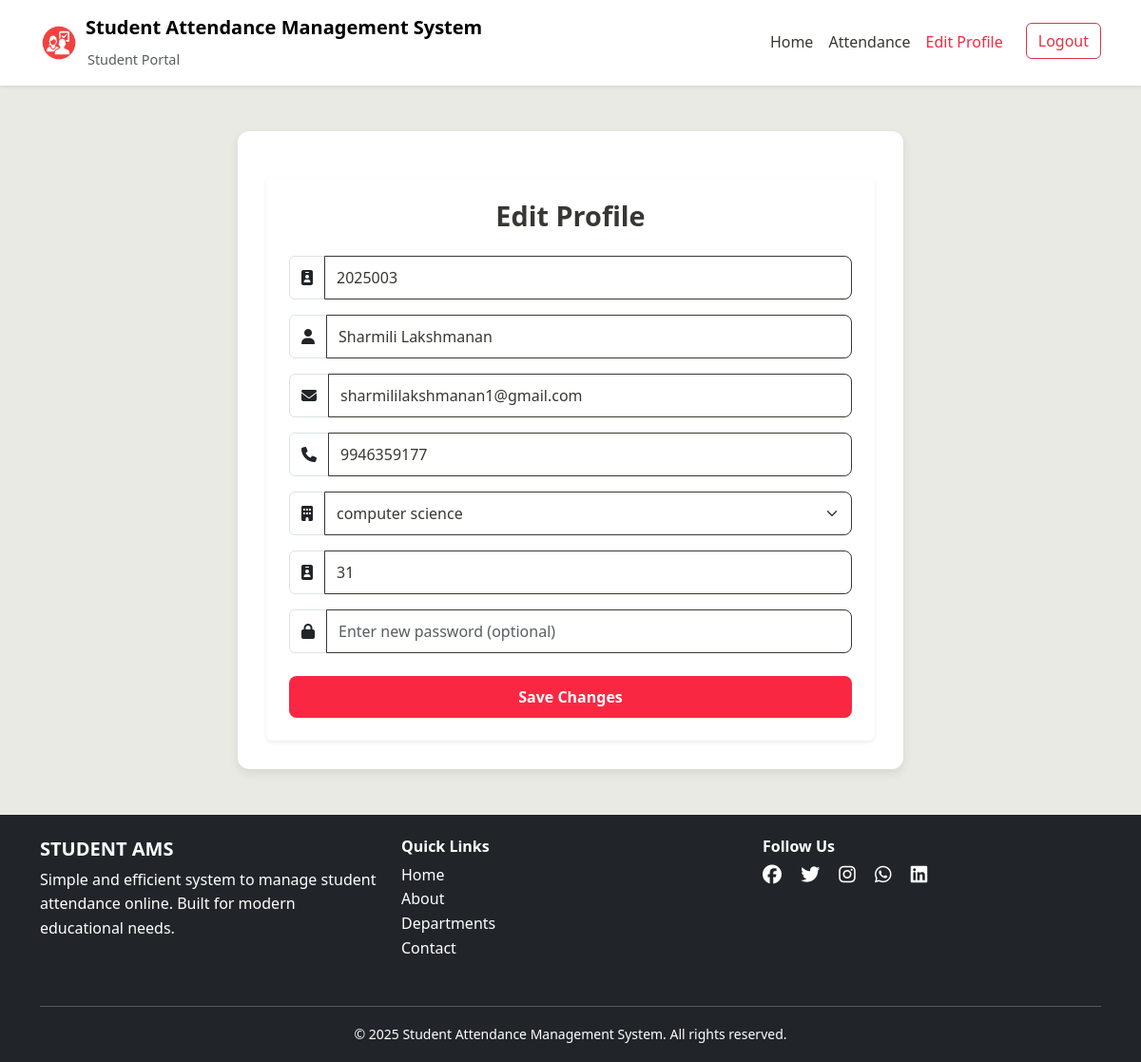
The page /student/studentEditProfile/ (signed in) on the database its author committed.
### core/models.py (models this page shows, shortened)
class StudentProfile(models.Model):
    user = models.OneToOneField(settings.AUTH_USER_MODEL, on_delete=models.CASCADE)
    admn_no = models.CharField(max_length=20, primary_key=True, unique=True)
    full_name = models.CharField(max_length=150, null=True, blank=True)
    roll_no = models.CharField(max_length=50, unique=True, blank=True,null=True)
    phone = models.CharField(max_length=15)
    department = models.CharField(max_length=100)

class User(AbstractUser):
    ROLE_CHOICES = (
        ('admin', 'Admin'),
        ('faculty', 'Faculty'),
        ('student', 'Student'),
    )
    role = models.CharField(max_length=10, choices=ROLE_CHOICES)
    full_name = models.CharField(max_length=150, null=True, blank=True)

### student/views.py (the view)
    @login_required
    def wrapper(request, *args, **kwargs):
        if hasattr(request.user, 'role') and request.user.role == 'student':
            return view_func(request, *args, **kwargs)
        else:
            return HttpResponseForbidden("You are not authorized to view this page.")

### student/views.py (called while the page is built, shortened)
def student_required(view_func):
    @login_required
    def wrapper(request, *args, **kwargs):
        if hasattr(request.user, 'role') and request.user.role == 'student':
            return view_func(request, *args, **kwargs)
        else:
            return HttpResponseForbidden("You are not authorized to view this page.")
    return wrapper

@never_cache
@student_required
def studentEditProfile(request):
    user = request.user
    try:
        student_profile = StudentProfile.objects.get(user=user)
    except StudentProfile.DoesNotExist:
        messages.error(request, "Student profile not found.")
        return redirect('studentHome')
    return render(request, 'Student_AMS/studentEditProfile.html', {
        'student_profile': student_profile,
        'user': user
    })

### templates/Student_AMS/studentEditProfile.html (shortened to what this page needs)
{% extends './studentBase.html' %}
{% load static %}
{% block content %}
<main class="container flex-grow-1 pt-5 student-editprofile-content" style="margin-top:-50px; max-width: 700px;">
  <div class="card shadow-sm p-4 border-0">
    <h2 class="text-center mb-4 student-editprofile-heading">Edit Profile</h2>
    <form id="editProfileForm" class="student-editprofile-form" method="POST">
      <div class="mb-3 input-group">
        <span class="input-group-text bg-white"><i class="fa fa-id-badge"></i></span>
        <input type="text" class="form-control" id="admn_no" name="admn_no" value="{{ student_profile.admn_no }}" readonly />
      </div>
      <div class="mb-3 input-group">
        <span class="input-group-text bg-white"><i class="fa fa-user"></i></span>
        <input type="text" class="form-control" id="fullName" name="fullName" value="{{ student_profile.full_name }}" required />
      </div>
      <div class="mb-3 input-group">
        <span class="input-group-text bg-white"><i class="fa fa-envelope"></i></span>
        <input type="email" class="form-control" id="email" name="email" value="{{ user.email }}" required />
      </div>
      <div class="mb-3 input-group">
        <span class="input-group-text bg-white"><i class="fa fa-phone"></i></span>
        <input type="tel" class="form-control" id="phone" name="phone" value="{{ student_profile.phone }}" required />
      </div>
      <div class="mb-3 input-group">
        <span class="input-group-text bg-white"><i class="fa fa-building"></i></span>
        <select class="form-select" id="department" name="department" disabled>
          <option value="{{ student_profile.department }}" selected>{{ student_profile.department }}</option>
        </select>
      </div>
      <div class="mb-3 input-group">
        <span class="input-group-text bg-white"><i class="fa fa-id-badge"></i></span>
        <input type="text" class="form-control" id="rollNumber" name="rollNumber" value="{{ student_profile.roll_no }}" readonly />
      </div>
      <div class="mb-4 input-group">
        <span class="input-group-text bg-white"><i class="fa fa-lock"></i></span>
        <input type="password" class="form-control" id="password" name="password" placeholder="Enter new password (optional)" />
      </div>
      <button type="submit" class="btn w-100 student-editprofile-submit-btn">Save Changes</button>
    </form>
  </div>
</main>
{% endblock %}

### static/css/styles.css (style rules this page uses)
:root { --light-bg: #e8eae3; --dark-text: #373833; --accent-red: #fa2742; }
body { font-family: 'Segoe UI', Tahoma, Geneva, Verdana, sans-serif; background-color: #e8eae3; color: #373833; margin: 0; padding: 0; line-height: 1.6; padding-top: 60px; }
.form-select, .form-control { border-radius: 6px; border: 1.5px solid #ccc; transition: border-color 0.3s ease; }
.student-editprofile-content { background-color: #fff; border-radius: 12px; padding: 30px; box-shadow: 0 4px 10px rgba(55, 56, 51, 0.1); }
.student-editprofile-heading { font-weight: 700; color: var(--dark-text); font-size: 1.8rem; margin-bottom: 25px; text-align: center; }
.student-editprofile-form .form-control, .student-editprofile-form .form-select { background-color: #fff; color: var(--dark-text); border: 1px solid var(--dark-text); border-radius: 8px; padding: 10px 12px; transition: border-color 0.2s ease-in-out, box-shadow 0.2s ease-in-out; }
.student-editprofile-submit-btn { background-color: var(--accent-red); color: #fff; border: none; padding: 10px 16px; font-weight: 600; font-size: 1rem; border-radius: 8px; transition: background-color 0.2s ease-in-out; }

### rows shown on the page
StudentProfile: admn_no "2025003", fullName "Sharmili Lakshmanan", phone "9946359177", department "computer science", rollNumber "31"
User: email "sharmililakshmanan1@gmail.com"
